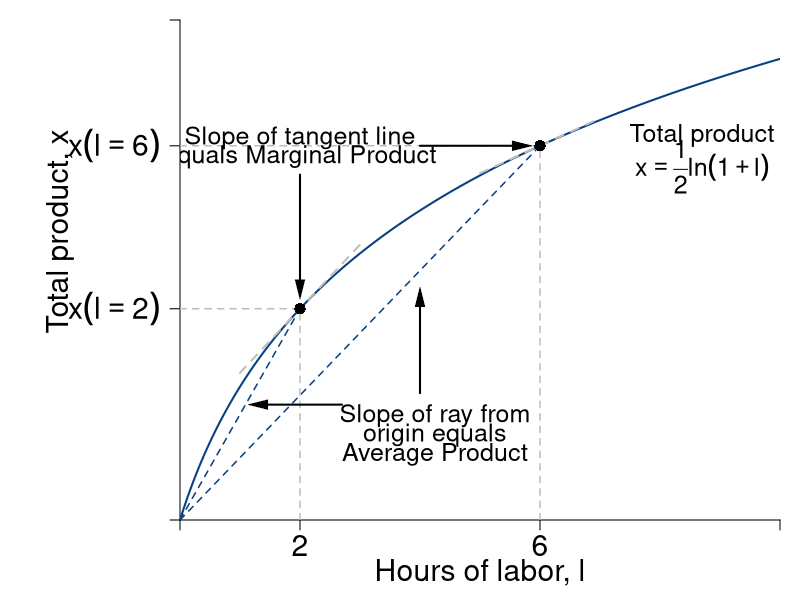

Recreate this plot in R.
require(shape)
pdf(file = "specprodexch/production_drs.pdf", width = 9, height = 7)

#Set parameters for graphics
axislabelsize <- 1.8
labelsize <- 1.5
namesize <- 1.8
annotatesize <- 1.5
graphlinewidth <- 2
segmentlinewidth <- 1.5

COL <- c("#7fc97f", "#beaed4", "#fdc086", "#ffff99", "#386cb0", "#f0027f", "#bf5b17", "#666666")
COLA <- c("#99d8c9","#66c2a4","#41ae76", "#238b45", "#005824")
COLB <- c("#4eb3d3", "#2b8cbe", "#0868ac","#084081")

#Edited the margins to cater for the larger LHS labels
par(mar =  c(4, 9, 1, 1))

#Change this to make it log of l 

prodFn <- function(l, k = 0.5) {
  k*log(l + 1)
}

MprodFn <- function(l, k = 0.5) {
  k*(1/(l + 1))
}

AprodFn <- function(l, k = 0.5) {
  (k*log(l + 1))/l
}

Mpline <- function(l, constant = 0.3181472, slope = 0.125){
  constant + slope*l
}

xlims <- c(0, 10)
ylims <- c(0, 1.3)

npts <- 501 
x <- seq(xlims[1], xlims[2], length.out = npts)
y <- seq(ylims[1], ylims[2], length.out = npts) 
a <- c(13, 15, 17)

plot(1, 0, xlim = xlims, ylim = ylims, type = "n",
     xlab = expression(paste("")),
     ylab = expression(paste("")), 
     xaxt = "n", 
     yaxt = "n", 
     cex.lab = axislabelsize, 
     bty = "n",
     xaxs="i", 
     yaxs="i")

# ticksy <- seq(from = 0, to = ylims[2], by = 0.25)
# ylabels <- seq(from = 0, to = ylims[2], by = 0.25)
# ticksx <- seq(from = 0, to = xlims[2], by = 1)
# xlabels <- seq(from = 0, to = xlims[2], by = 1)
ticksy <- c(0, prodFn(l = 2, k = 0.5), prodFn(l = 6, k = 0.5), ylims[2])
ylabels <- c(NA, expression(paste(x(l == 2))), expression(paste(x(l==6))), NA)
ticksx <- c(0, 2, 6, xlims[2])
xlabels <- c(NA, 2, 6, NA)

axis(1, at = ticksx, pos = 0, labels = xlabels, cex.axis = axislabelsize)
axis(2, at = ticksy, pos = 0, labels = ylabels, las = 1, cex.axis = axislabelsize)

npts <- 500 
xx1 <- seq(xlims[1], xlims[2], length.out = npts)
xx2 <- seq(0, xlims[2], length.out = npts)
xx3 <- seq(1, 3, length.out = npts)
xx4 <- seq(5, 7, length.out = npts)

lines(xx1, prodFn(xx1, k = 0.5), col = COLB[4], lwd = graphlinewidth)
#lines(xx2, MprodFn(xx1, k = 0.5), col = COLA[1], lwd = graphlinewidth)
#lines(xx1, AprodFn(xx1, k = 0.5), col = COLA[2], lwd = graphlinewidth)
lines(xx3, Mpline(xx3, constant = prodFn(l = 2, k = 0.5) - 2*MprodFn(l = 2, k = 0.5), slope = MprodFn(l = 2, k = 0.5)), col = "gray", lty = 2, lwd = graphlinewidth)
lines(xx4, Mpline(xx4, constant = prodFn(l = 6, k = 0.5) - 6*MprodFn(l = 6, k = 0.5), slope = MprodFn(l = 6, k = 0.5)), col = "gray", lty = 2, lwd = graphlinewidth)
#lines(xx1, indiffA1(xx1, uA = 20, rmax = 2.5, xmax = 10), col = COLB[4], lwd = graphlinewidth)



mtext(expression(paste("Hours of labor, ", l)), side = 1, line = 2.5, cex = axislabelsize)
text(-2, 0.75, expression(paste("Total product, ", x)), xpd = TRUE, cex = axislabelsize, srt = 90) 

#segments(4.11765, 6.17647, 5.88, 8.88, lty = 1, col = COL[2] , lwd = graphlinewidth)
#text(7.3, 3, expression("Pareto Efficient"))
#text(7.3, 2.5, expression("Curve"))
#Arrows(7.3, 3.5, 7.3, 6.1, col = "black", lty = 1, lwd = 2, arr.type = "triangle", arr.lwd = 0.5)

segments(0, prodFn(l = 6, k = 0.5), 6, prodFn(l = 6, k = 0.5), lty = 2, col = "gray" , lwd = segmentlinewidth)
segments(6, 0, 6, prodFn(l = 6, k = 0.5), lty = 2, col = "gray" , lwd = segmentlinewidth)
segments(0, 0, 6, prodFn(l = 6, k = 0.5), lty = 2, col = COLB[4] , lwd = segmentlinewidth)
points(6, prodFn(l = 6, k = 0.5), pch = 16, col = "black", cex = 1.5)

segments(0, prodFn(l = 2, k = 0.5), 2, prodFn(l = 2, k = 0.5), lty = 2, col = "gray" , lwd = segmentlinewidth)
segments(2, 0, 2, prodFn(l = 2, k = 0.5), lty = 2, col = "gray" , lwd = segmentlinewidth)
segments(0, 0, 2, prodFn(l = 2, k = 0.5), lty = 2, col = COLB[4] , lwd = segmentlinewidth)
points(2, prodFn(l = 2, k = 0.5), pch = 16, col = "black", cex = 1.5)

#Label the iso-welfare functions for the HG, Aisha
text(8.7, 1, expression(paste("Total product")), cex = labelsize)
text(8.7, 0.92, expression(x == frac(1,2)*ln(1 + l)), cex = labelsize)


#Average Product
text(4.25, 0.27, expression(paste("Slope of ray from")), cex = labelsize)
text(4.25, 0.22, expression(paste("origin equals")), cex = labelsize)
text(4.25, 0.17, expression(paste("Average Product")), cex = labelsize)
Arrows(2.7, 0.3, 1.3, 0.3, col = "black", lty = 1, lwd = 2, arr.type = "triangle", arr.lwd = 0.5)
Arrows(4, 0.33, 4, 0.58, col = "black", lty = 1, lwd = 2, arr.type = "triangle", arr.lwd = 0.5)

#Marginal Product
text(2, prodFn(l = 6, k = 0.5) + 0.02, expression(paste("Slope of tangent line")), cex = labelsize)
text(2, prodFn(l = 6, k = 0.5) - 0.03, expression(paste("equals Marginal Product")), cex = labelsize)
Arrows(2, prodFn(l = 6, k = 0.5) - 0.075, 2, prodFn(l = 2, k = 0.5) + 0.05 , col = "black", lty = 1, lwd = 2, arr.type = "triangle", arr.lwd = 0.5)
Arrows(4, prodFn(l = 6, k = 0.5), 5.7, prodFn(l = 6, k = 0.5), col = "black", lty = 1, lwd = 2, arr.type = "triangle", arr.lwd = 0.5)



#text(6.6, 8.3, expression(u[4]^A))

#Label the indifference curves for the HG, Betty
# text(7.6, 17, expression(u[1]^B))
# text(6.75, 17, expression(u[2]^B))
# text(6, 17, expression(u[3]^B))
#text(3.4, 6.9, expression(v[4]^B))

#Label mrs function
#text(10, 8, expression(paste(mrs(x,y) == r[max] - frac(r[max], x[max])*x)))
#Arrows(10, 7.5, 10, 5.6, col = "black", lty = 1, lwd = 2, arr.type = "triangle", arr.lwd = 0.5)

#Label satiation
#text(20, 4, expression(paste(x[max] == "Point")))
#text(20, 3, expression(paste("of Satiation")))
#Arrows(20, 2.5, 20, 0.5, col = "black", lty = 1, lwd = 2, arr.type = "triangle", arr.lwd = 0.5)

#Label highest willingness to pay
# text(5, 10.5, expression(paste(r[max] == "Maximum")))
# text(5, 9.5, expression(paste("Willingness to Pay")))
# Arrows(3, 10, 0.5, 10, col = "black", lty = 1, lwd = 2, arr.type = "triangle", arr.lwd = 0.5)


# contour(x, y, 
#         outer(x, y, uA),
#         #labels = c("v1", "v2", "v3"),
#         drawlabels = FALSE,
#         col = COLA[3],
#         #xlab = expression(paste("A's Apples, ", x)),
#         #ylab = expression(paste("A's Oranges, ", y)),
#         #cex.lab = axislabelsize,
#         lwd = graphlinewidth,
#         levels = a, 
#         xaxs="i", 
#         yaxs="i", 
#         add = TRUE)

# segments(0, 6, 6, 6, lty = 2, col = "gray" , lwd = segmentlinewidth)
# segments(6, 0, 6, 6, lty = 2, col = "gray" , lwd = segmentlinewidth)
# points(6, 6, pch = 16, col = "black", cex = 1.5)

# par(new = TRUE)
# 
# #Use the same x and ylims as previously, but with locations switched
# xlims2 <- c(18, 0)
# ylims2 <- c(18, 0)

#Leave the ylab and xlab blank to ensure no axes titles
# plot(0, 0, xlim = xlims2, ylim = ylims2, type = "n",
#      xlab = expression(paste("")),
#      ylab = expression(paste("")),
#      xaxt = "n", 
#      yaxt = "n", 
#      cex.lab = 1.3, 
#      bty = "n",
#      xaxs="i", 
#      yaxs="i")
# 
# 
# lines(xx1, indiffAlow(xx1, uA = 46.08, alpha = 16, beta = 1/24), col = COL[2], lwd = graphlinewidth)


#Set up axes at sides 3 and 4 (top and right)
# axis(side = 3, at = ticksx, pos = 0, labels = xlabels)
# axis(side = 4, at = ticksy, pos = 0, labels = ylabels, las = 0)
# mtext("B's Apples, x", side=3, line = 2.5, cex = axislabelsize)
# text(-0.8, 7, expression(paste("B's Oranges, y")), xpd = TRUE, cex = axislabelsize, srt = 270) 
# 
# #Add arrows:
# arrows(-0.8, 10, -0.8, 14, xpd = TRUE, length=0.1,angle=40,lwd=3)
# arrows(6.2, -1.8, 9, -1.8, xpd = TRUE, length=0.1,angle=40,lwd=3)
# 

#Customize ticks and labels for the plot
#ticksy <- seq(from = 0, to = 15, by = 1)
#ylabels <- seq(from = 0, to = 15, by = 1)
#ticksx <- seq(from = 0, to = 10, by = 1)
#xlabels <- seq(from = 0, to = 10, by = 1)
#axis(1, at = ticksx, pos = 0, labels = xlabels)
#axis(2, at = ticksy, pos = 0, labels = ylabels, las = 0)

dev.off()
